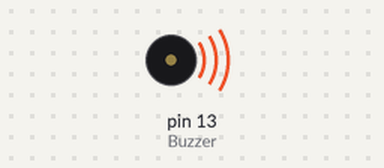
The sketch below on a simulated Arduino Uno, built with avr-gcc and run on an emulated ATmega328P. On the bench: buzzer (waves = sounding).

Above: at 0.1 s.
At 4.5 s:
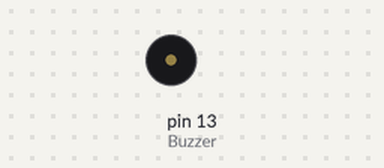
Timing chart, 0 to 6.0 s (numbered marks = the images above):
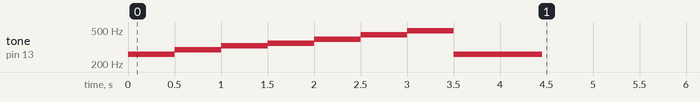

The sketch:

buzzer_tone.ino
```cpp
// C++ code
//

#define Buzzer 13

#define c 261
#define d 294
#define e 329
#define f 349
#define g 392
#define a 440
#define b 493
#define C 523


void setup()
{
  pinMode(Buzzer, OUTPUT);
}

void loop()
{


  tone(Buzzer,c,1915);
  delay(500);
  tone(Buzzer,d,1700);
  delay(500);
  tone(Buzzer,e,1519);
  delay(500);
  tone(Buzzer,f,1432);
  delay(500);
  tone(Buzzer,g,1275);
  delay(500);
  tone(Buzzer,a,1136);
  delay(500);
  tone(Buzzer,b,1014);
  delay(500);
  tone(Buzzer,c,956);
  delay(50000000000);


}
```

Measured:
- by itself, tone on pin 13 (Buzzer): plays 261 Hz for 0.50 s, 294 Hz for 0.50 s, 329 Hz for 0.50 s, 349 Hz for 0.50 s, 392 Hz for 0.50 s, 440 Hz for 0.50 s … (8 notes in this stretch)
